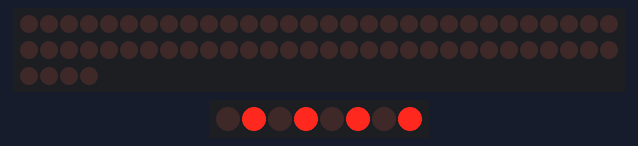
A sketch run on a simulated Arduino Uno, built with avr-gcc and run on an emulated ATmega328P. Parts: 64 shift-register outputs drawn as a row of LEDs (first output left, lit = HIGH), 8 shift-register outputs drawn as a row of LEDs (first output left, lit = HIGH). Wiring (inferred from the names in the program): 8 × shift register (74HC595): data pin 10; shift clock pin 9; latch pin 13; shift register (74HC595): data pin 11; shift clock pin 12. Wiring (inferred from the signals the program sends): 2 × row of LEDs: on Q0, Q1, Q2, Q3, Q4, Q5, Q6, Q7, Q8, Q9, Q10, Q11, Q12, Q13, Q14, Q15, Q16, Q17, Q18, Q19, Q20, Q21, Q22, Q23, Q24, Q25, Q26, Q27, Q28, Q29, Q30, Q31, Q32, Q33, Q34, Q35, Q36, Q37, Q38, Q39, Q40, Q41, Q42, Q43, Q44, Q45, Q46, Q47, Q48, Q49, Q50, Q51, Q52, Q53, Q54, Q55, Q56, Q57, Q58, Q59, Q60, Q61, Q62, Q63 / on Q0, Q1, Q2, Q3, Q4, Q5, Q6, Q7.

Above: at 0.3 s.
At 11.0 s:
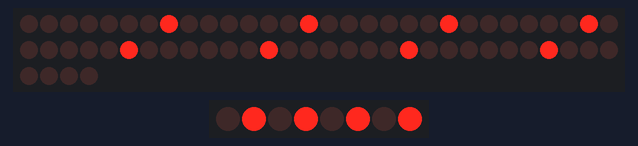
At 21.8 s:
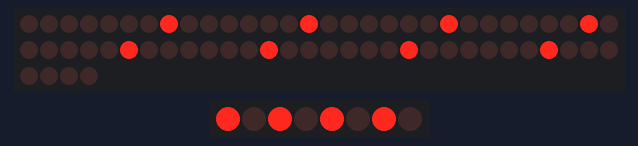
Timing chart, 0 to 23.0 s (numbered marks = the images above):
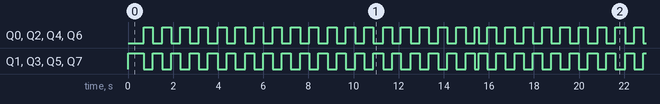

The sketch:

dacil_02.ino
```cpp
//**************************************************************//
//  Name    : shiftOutCode, Hello World
//  Author  : Carlyn Maw,Tom Igoe, David A. Mellis
//  Date    : 25 Oct, 2006
//  Modified: 23 Mar 2010
//  Version : 2.0
//  Notes   : Code for using a 74HC595 Shift Register           //
//          : to count from 0 to 255
//****************************************************************

//Pin connected to ST_CP of 74HC595
int latchPin = 13;
//Pin connected to SH_CP of 74HC595
int clockPin = 12;
////Pin connected to DS of 74HC595
int dataPin = 11;

int rowDataPin = 10;

int rowClockPin = 9;

int rowLatchPin = 8;


void setup() {
  //set pins to output so you can control the shift register
  pinMode(latchPin, OUTPUT);
  pinMode(clockPin, OUTPUT);
  pinMode(dataPin, OUTPUT);

  pinMode(rowLatchPin, OUTPUT);
  pinMode(rowClockPin, OUTPUT);
  pinMode(rowDataPin, OUTPUT);

  Serial.begin(9600);
}

boolean toggle = true;

void loop() {

  toggle = !toggle;
    digitalWrite(latchPin, LOW);
    // shift out the bits:
    byte a = B01010101;
    byte b = B10101010;
    byte number = toggle ? a : b;
//    Serial.print("latch: "); Serial.println(digitalRead(latchPin));
    for (int b = 0 ; b < 8 ; b++)
    {
     shiftOut(dataPin, clockPin, MSBFIRST, number);

      vertical();

    }


    //take the latch pin high so the LEDs will light up:
    digitalWrite(latchPin, HIGH);


    // pause before next value:
    //Serial.println(number);
   // Serial.print("latch: "); Serial.println(digitalRead(latchPin));

   // Serial.println("--------");

  //}

}


void vertical()
{
      for (int row = 0 ; row < 8 ; row++)
    {

     digitalWrite(rowLatchPin, LOW);
     shiftOut(rowDataPin, rowClockPin, MSBFIRST, 1 << row );
     digitalWrite(rowLatchPin, HIGH);
     delay(2 );
    }
}
```

Measured:
- by itself, Q0–7: moves between LOW and HIGH, repeating every 17.7 s
- by itself, everything shown: repeats every 17.7 s, in 44 steps
